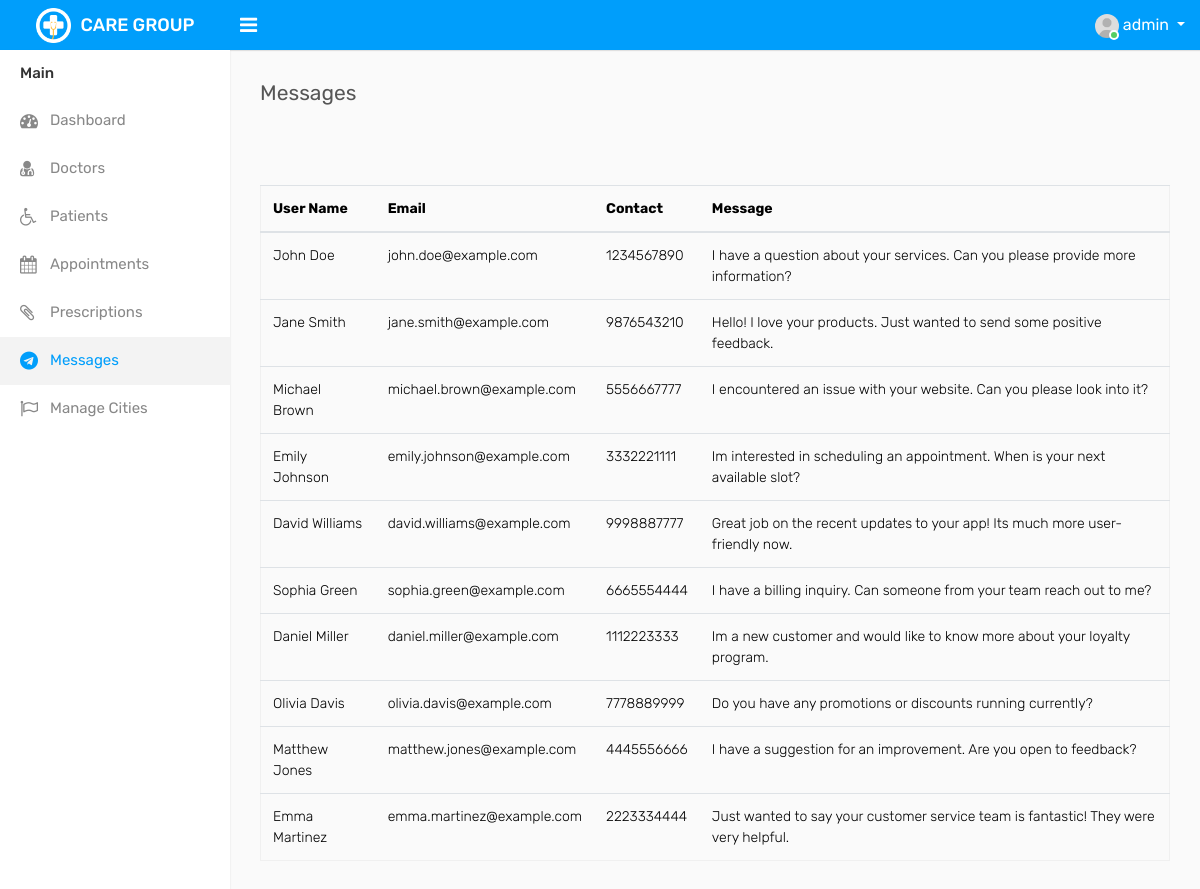
/admin/messages.php (signed in), run on the app's committed database.
### tables this page shows
CREATE TABLE `contact` (
  `name` varchar(30) NOT NULL,
  `email` text NOT NULL,
  `contact` varchar(10) NOT NULL,
  `message` varchar(200) NOT NULL
);

### admin/messages.php (the view, shortened to what this page needs)
<?php
    require_once "include/header.php";
    require_once "include/sidebar.php";
?>
<div class="page-wrapper">
    <div class="content">
        <div class="row">
            <div class="col-sm-4 col-3">
                <h4 class="page-title">Messages</h4>
            </div>
        </div>
        <div class="row">
            <div class="col-md-12">
                <div class="table-responsive">
                    <table class="table table-border table-striped custom-table datatable mb-0">
                        <div class="tab-pane fade" id="list-pat" role="tabpanel" aria-labelledby="list-pat-list">
                            <table class="table table-hover">
                                <thead>
                                    <tr>
                                        <th scope="col">User Name</th>
                                        <th scope="col">Email</th>
                                        <th scope="col">Contact</th>
                                        <th scope="col">Message</th>
                                    </tr>
                                </thead>
                                <tbody>
                                <?php
                                    global $con;
                                    $query = "select * from contact;";
                                    $result = mysqli_query($con,$query);
                                    while ($row = mysqli_fetch_array($result)){
                                    ?>
                                    <tr>
                                        <td><?php echo $row['name'];?></td>
                                        <td><?php echo $row['email'];?></td>
                                        <td><?php echo $row['contact'];?></td>
                                        <td><?php echo $row['message'];?></td>
                                    </tr>
                                    <?php } ?>
                                </tbody>
                            </table>
                            <br>
                        </div>
                    </table>
                </div>
            </div>
        </div>
    </div>
</div>
</div>
</body>
</html>

### data on the page
contact: name "John Doe", email "john.doe@example.com", contact "1234567890", message "I have a question about your services. Can you please provide more information?"
contact: name "Jane Smith", email "jane.smith@example.com", contact "9876543210", message "Hello! I love your products. Just wanted to send some positive feedback."
contact: name "Michael Brown", email "michael.brown@example.com", contact "5556667777", message "I encountered an issue with your website. Can you please look into it?"
contact: name "Emily Johnson", email "emily.johnson@example.com", contact "3332221111", message "Im interested in scheduling an appointment. When is your next available slot?"
contact: name "David Williams", email "david.williams@example.com", contact "9998887777", message "Great job on the recent updates to your app! Its much more user-friendly now."
contact: name "Sophia Green", email "sophia.green@example.com", contact "6665554444", message "I have a billing inquiry. Can someone from your team reach out to me?"
contact: name "Daniel Miller", email "daniel.miller@example.com", contact "1112223333", message "Im a new customer and would like to know more about your loyalty program."
contact: name "Olivia Davis", email "olivia.davis@example.com", contact "7778889999", message "Do you have any promotions or discounts running currently?"
contact: name "Matthew Jones", email "matthew.jones@example.com", contact "4445556666", message "I have a suggestion for an improvement. Are you open to feedback?"
contact: name "Emma Martinez", email "emma.martinez@example.com", contact "2223334444", message "Just wanted to say your customer service team is fantastic! They were very helpful."

### other printed values
$admin_user "admin"
